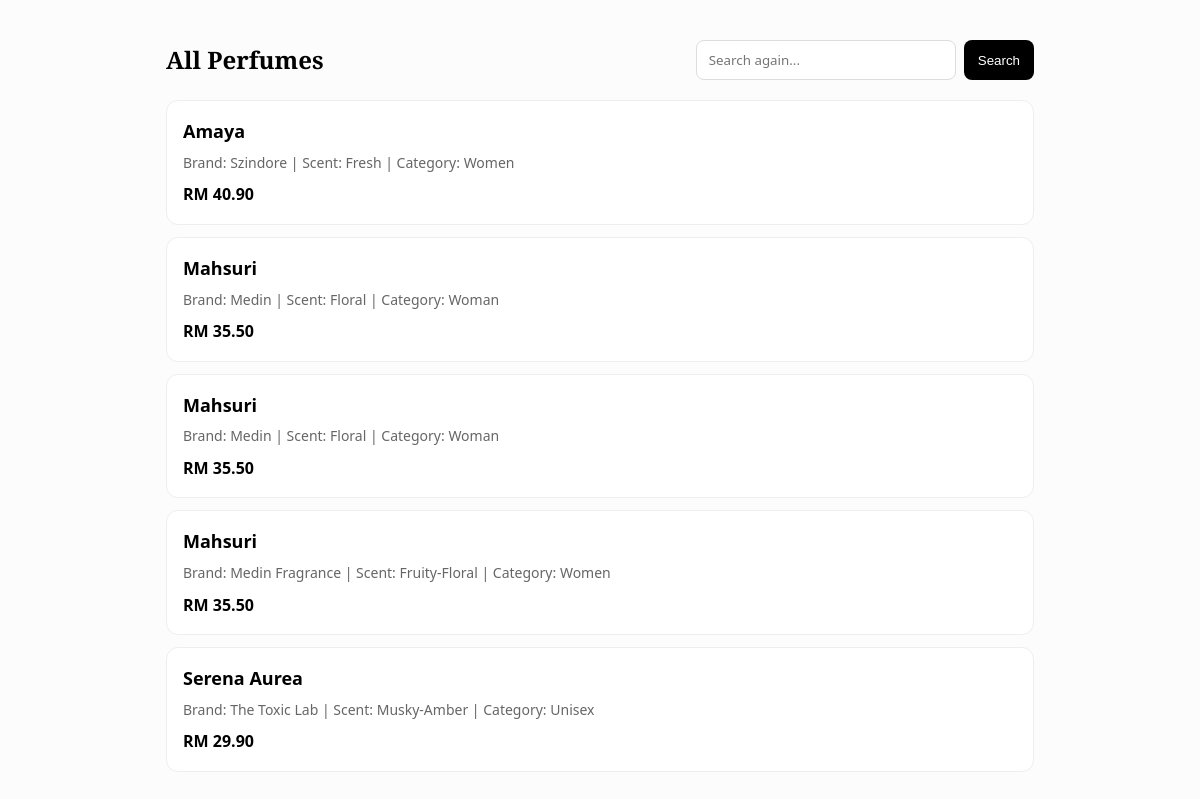
Page /search_handler.php on the committed database.
### tables this page shows
CREATE TABLE `item` (
  `ItemID` int(11) NOT NULL,
  `ProductName` varchar(100) NOT NULL,
  `Brand` varchar(225) NOT NULL,
  `ScentProfile` varchar(225) NOT NULL,
  `Description` varchar(225) NOT NULL,
  `Category` varchar(100) NOT NULL,
  `Price` float NOT NULL,
  `IsDeleted` varchar(225) NOT NULL
);

### search_handler.php (the view, shortened to what this page needs)
<?php
$conn = new mysqli("localhost", "root", "", "denicaData");
$conn->set_charset("utf8mb4");
$search = trim($_GET['query'] ?? '');
if ($search === '') {
    $stmt = $conn->prepare("SELECT * FROM item ORDER BY ProductName");
}
$stmt->execute();
$result = $stmt->get_result();
?>
<!DOCTYPE html>
<html lang="en">
<head>
    <link rel="stylesheet" href="style.css">
</head>
<body>
<div class="wrap">
  <div class="top">
    <div>
      <h2>
        <?php if ($search !== ''): ?>
          Search Results for: <?= htmlspecialchars($search) ?>
        <?php else: ?>
          All Perfumes
        <?php endif; ?>
      </h2>
    </div>
    <form class="searchAgain" action="products.php" method="GET">
      <input type="text" name="query" placeholder="Search again..." value="<?= htmlspecialchars($search) ?>">
      <button type="submit">Search</button>
    </form>
  </div>
  <?php if ($result->num_rows === 0): ?>
      <div class="empty">
        <p><strong>No products found.</strong></p>
        <p>Try keywords like “Medin”, “Fresh”, “Fruity”, “UNISEX”.</p>
      </div>
  <?php else: ?>
      <ul class="list">
      <?php while ($row = $result->fetch_assoc()): ?>
          <li class="item">
              <div class="name"><?= htmlspecialchars($row['ProductName']) ?></div>
              <div class="meta">
                Brand: <?= htmlspecialchars($row['Brand']) ?> |
                Scent: <?= htmlspecialchars($row['ScentProfile'] ?? '-') ?> |
                Category: <?= htmlspecialchars($row['Category'] ?? '-') ?>
              </div>
              <div class="price">RM <?= number_format((float)$row['Price'], 2) ?></div>
          </li>
      <?php endwhile; ?>
      </ul>
  <?php endif; ?>
</div>
</body>
</html>

### style.css (style rules this page uses)
:root { --black: #000000; --white: #ffffff; --border-color: #eeeeee; --text-muted: #666666; --bg-gray: #fcfcfc; --placeholder-gray: #e0e0e0; --font-heading: 'Playfair Display', serif; --font-body: 'Calibri', 'Segoe UI', sans-serif; }
* { margin: 0; padding: 0; box-sizing: border-box; }
body { font-family: var(--font-body); background-color: var(--bg-gray); color: var(--black); line-height: 1.6; }
h1, h2, h3, h4, .brand-identity { font-family: var(--font-heading); color: var(--black); }
input, select { width: 100%; padding: 14px; border: 1px solid var(--border-color); background-color: var(--white); outline: none; font-family: var(--font-body); }

### search_handler.php (style rules this page uses)
.wrap { max-width: 900px; margin: 40px auto; padding: 0 16px; }
.top { display:flex; justify-content:space-between; align-items:center; gap:12px; flex-wrap:wrap; }
.searchAgain { display:flex; gap:8px; }
.searchAgain input { padding:10px 12px; border:1px solid #ddd; border-radius:8px; width:260px; }
.searchAgain button { padding:10px 14px; border:none; background:#000; color:#fff; border-radius:8px; cursor:pointer; }
.list { list-style:none; padding:0; margin-top:20px; }
.item { background:#fff; border:1px solid #eee; border-radius:12px; padding:16px; margin-bottom:12px; }
.name { font-weight:800; font-size:18px; margin-bottom:6px; }
.meta { color:#666; font-size:14px; margin-bottom:8px; }
.price { font-weight:800; }

### rows in the picture
item: ProductName "Amaya", Brand "Szindore", ScentProfile "Fresh", Category "Women", Price "40.90"
item: ProductName "Mahsuri", Brand "Medin", ScentProfile "Floral", Category "Woman", Price "35.50"
item: ProductName "Mahsuri", Brand "Medin", ScentProfile "Floral", Category "Woman", Price "35.50"
item: ProductName "Mahsuri", Brand "Medin Fragrance", ScentProfile "Fruity-Floral", Category "Women", Price "35.50"
item: ProductName "Serena Aurea", Brand "The Toxic Lab", ScentProfile "Musky-Amber", Category "Unisex", Price "29.90"
